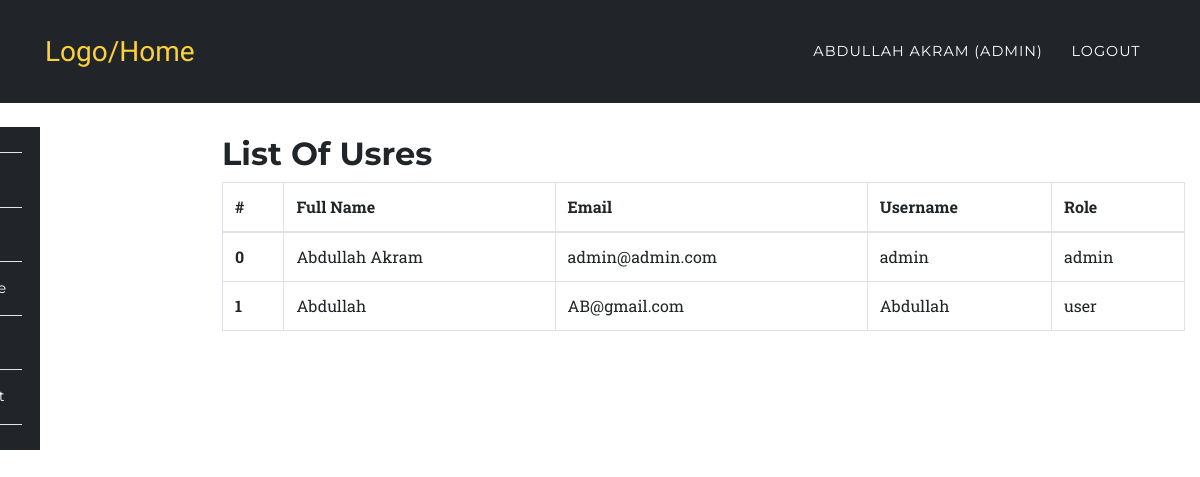
Screenshot of /app/users.php (signed in) with the database file from the repository.
### tables this page shows
CREATE TABLE `users` (
  `id` int(10) UNSIGNED NOT NULL,
  `fullname` varchar(191) NOT NULL,
  `mobile` varchar(191) NOT NULL,
  `username` varchar(191) NOT NULL,
  `email` varchar(191) NOT NULL,
  `password` varchar(191) NOT NULL,
  `created_at` timestamp NULL DEFAULT CURRENT_TIMESTAMP,
  `updated_at` timestamp NULL DEFAULT CURRENT_TIMESTAMP,
  `role` varchar(100) DEFAULT 'user',
  `status` int(1) NOT NULL DEFAULT '1'
);

### app/users.php (the view, shortened to what this page needs)
<?php
	require '../config/config.php';
		try {
			$stmt = $connect->prepare('SELECT * FROM users');
			$stmt->execute();
			$data = $stmt->fetchAll(PDO::FETCH_ASSOC);
		}
		catch(PDOException $e) {
			$errMsg = $e->getMessage();
		}
?>
<?php include '../include/header.php';?>
	<nav class="navbar navbar-expand-lg navbar-dark" style="background-color:#212529;" id="mainNav">
      <div class="container">
        <a class="navbar-brand js-scroll-trigger" href="../index.php">Logo/Home</a>
        <div class="collapse navbar-collapse" id="navbarResponsive">
          <ul class="navbar-nav text-uppercase ml-auto">
            <li class="nav-item">
              <a class="nav-link" href="login.php"><?php echo $_SESSION['fullname']; ?> <?php if($_SESSION['role'] == 'admin'){ echo "(Admin)"; } ?></a>
            </li>
            <li class="nav-item">
              <a href="../auth/logout.php" class="nav-link">Logout</a>
            </li>
          </ul>
        </div>
      </div>
    </nav>
<?php include '../include/side-nav.php';?>
<section class="wrapper" style="margin-left:16%;margin-top: -11%;">
	<div class="container">
		<div class="row">
			<div class="col-12">
				<h2>List Of Usres</h2>
				<div class="table-responsive">
					<table class="table table-bordered">
					  <thead>
					    <tr>
					      <th>#</th>
					      <th>Full Name</th>
					      <th>Email</th>
					      <th>Username</th>
					      <th>Role</th>
					    </tr>
					  </thead>
					  <tbody>
					  	<?php
					  		foreach ($data as $key => $value) {
							   echo '<tr>';
							      echo '<th scope="row">'.$key.'</th>';
							      echo '<td>'.$value['fullname'].'</td>';
							      echo '<td>'.$value['email'].'</td>';
							      echo '<td>'.$value['username'].'</td>';
							      echo '<td>'.$value['role'].'</td>';
							   echo '</tr>';
					  		}
					  	?>
					  </tbody>
					</table>
				</div>
			</div>
		</div>
	</div>
</section>
<?php include '../include/footer.php';?>

### assets/css/rent.css (style rules this page uses)
body { overflow-x: hidden; font-family: 'Roboto Slab', 'Helvetica Neue', Helvetica, Arial, sans-serif; }
a { color: #fed136; }
h1, h2, h3, h4, h5, h6 { font-weight: 700; font-family: 'Montserrat', 'Helvetica Neue', Helvetica, Arial, sans-serif; }
section { padding: 100px 0; }
@media (min-width: 768px) { section { padding: 140px 0; } }
#mainNav { background-color: #212529; }
#mainNav .navbar-brand { color: #fed136; font-family: 'Kaushan Script', 'Helvetica Neue', Helvetica, Arial, cursive; }
#mainNav .navbar-nav .nav-item .nav-link { font-size: 90%; font-weight: 400; padding: 0.75em 0; letter-spacing: 1px; color: white; font-family: 'Montserrat', 'Helvetica Neue', Helvetica, Arial, sans-serif; }
@media (min-width: 992px) { #mainNav { padding-top: 25px; padding-bottom: 25px; -webkit-transition: padding-top 0.3s, padding-bottom 0.3s; -moz-transition: padding-top 0.3s, padding-bottom 0.3s; transition: padding-top 0.3s, padding-bottom 0.3s; border: none; background-color: transparent; } }
@media (min-width: 992px) { #mainNav .navbar-brand { font-size: 1.75em; -webkit-transition: all 0.3s; -moz-transition: all 0.3s; transition: all 0.3s; } }
@media (min-width: 992px) { #mainNav .navbar-nav .nav-item .nav-link { padding: 1.1em 1em !important; } }

### assets/css/style.css (style rules this page uses)
.navbar { border-radius: 0px; }
section { padding-left: 15px; }

### rows the page displays
users: key "0", fullname "Abdullah Akram", email "admin@admin.com", username "admin", role "admin"
users: key "1", fullname "Abdullah", email "AB@gmail.com", username "Abdullah", role "user"

### other values shown
$_SESSION['fullname'] "ABDULLAH AKRAM"
